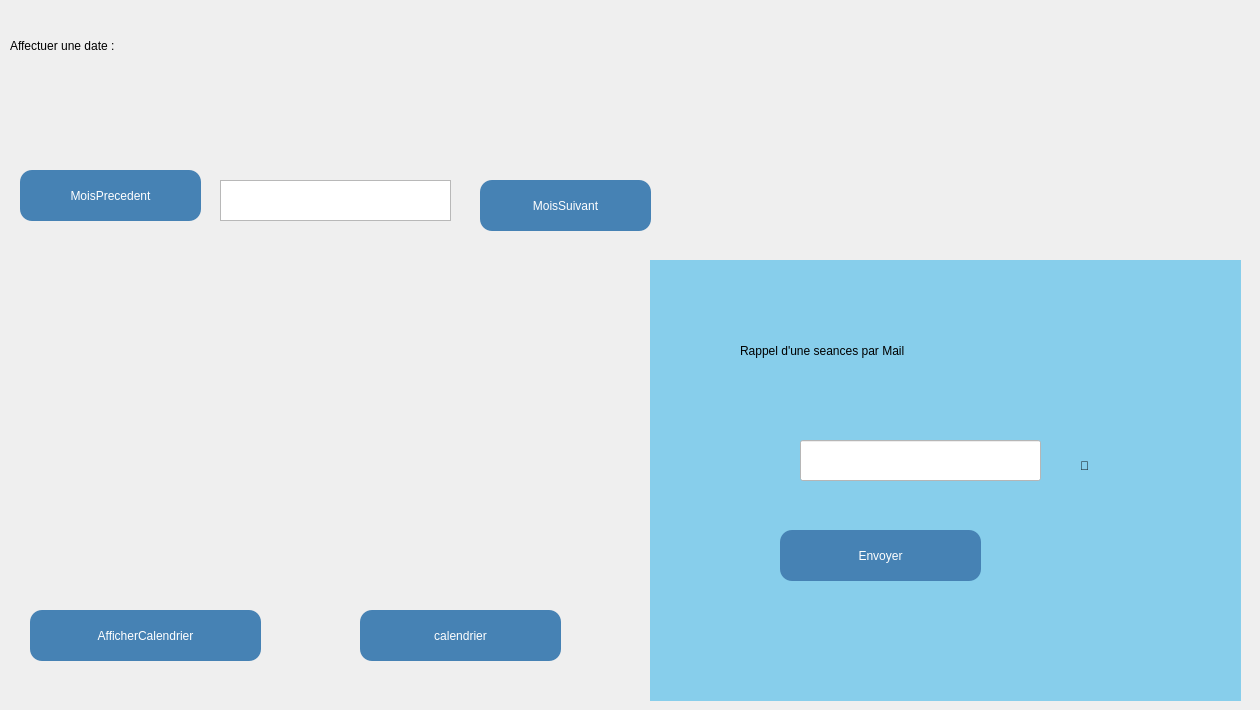
      <widget class="QWidget" name="tab_3">
       <attribute name="title">
        <string>Autres Métiers</string>
       </attribute>
       <widget class="QLabel" name="label_25">
        <property name="geometry">
         <rect>
          <x>330</x>
          <y>10</y>
          <width>921</width>
          <height>161</height>
         </rect>
        </property>
        <property name="text">
         <string/>
        </property>
        <property name="pixmap">
         <pixmap>../../WhatsApp Image 2025-09-24 at 15.27.43.jpeg</pixmap>
        </property>
       </widget>
       <widget class="QLabel" name="label_6">
        <property name="geometry">
         <rect>
          <x>10</x>
          <y>20</y>
          <width>291</width>
          <height>51</height>
         </rect>
        </property>
        <property name="styleSheet">
         <string notr="true">font: 900 16pt &quot;Segoe UI&quot;;</string>
        </property>
        <property name="text">
         <string>Affectuer une date :</string>
        </property>
       </widget>
       <widget class="QWidget" name="widget" native="true">
        <property name="geometry">
         <rect>
          <x>650</x>
          <y>260</y>
          <width>591</width>
          <height>441</height>
         </rect>
        </property>
        <property name="styleSheet">
         <string notr="true">background-color: rgb(135, 206, 235);</string>
        </property>
        <widget class="QLabel" name="label_23">
         <property name="geometry">
          <rect>
           <x>90</x>
           <y>60</y>
           <width>421</width>
           <height>61</height>
          </rect>
         </property>
         <property name="styleSheet">
          <string notr="true">font: 900 16pt &quot;Segoe UI&quot;;</string>
         </property>
         <property name="text">
          <string>Rappel d'une seances par Mail</string>
         </property>
        </widget>
        <widget class="QPushButton" name="pushButton_envoyer">
         <property name="geometry">
          <rect>
           <x>130</x>
           <y>270</y>
           <width>201</width>
           <height>51</height>
          </rect>
         </property>
         <property name="styleSheet">
          <string notr="true">background-color: rgb(70, 130, 180);
font: 14pt &quot;Segoe UI&quot;;
font: 900 12pt &quot;Segoe UI&quot;;

    color: white;                /* لون النص */
    border-radius: 12px;         /* الحواف مدوّرة */
    padding: 8px 16px;  
</string>
         </property>
         <property name="text">
          <string>Envoyer</string>
         </property>
        </widget>
        <widget class="QLabel" name="label_24">
         <property name="geometry">
          <rect>
           <x>430</x>
           <y>170</y>
           <width>141</width>
           <height>71</height>
          </rect>
         </property>
         <property name="styleSheet">
          <string notr="true">font: 20pt &quot;Segoe UI&quot;;</string>
         </property>
         <property name="text">
          <string>📧</string>
         </property>
        </widget>
        <widget class="QLineEdit" name="lineEdit_id_2">
         <property name="geometry">
          <rect>
           <x>150</x>
           <y>180</y>
           <width>241</width>
           <height>41</height>
          </rect>
         </property>
         <property name="styleSheet">
          <string notr="true">background-color: rgb(255, 255, 255);</string>
         </property>
        </widget>
       </widget>
       <widget class="QPushButton" name="calendrier">
        <property name="geometry">
         <rect>
          <x>360</x>
          <y>610</y>
          <width>201</width>
          <height>51</height>
         </rect>
        </property>
        <property name="styleSheet">
         <string notr="true">background-color: rgb(70, 130, 180);
font: 14pt &quot;Segoe UI&quot;;
font: 900 12pt &quot;Segoe UI&quot;;

    color: white;                /* لون النص */
    border-radius: 12px;         /* الحواف مدوّرة */
    padding: 8px 16px;  
</string>
        </property>
        <property name="text">
         <string>calendrier</string>
        </property>
       </widget>
       <widget class="QPushButton" name="pushButton_mois_precedent">
        <property name="geometry">
         <rect>
          <x>20</x>
          <y>170</y>
          <width>181</width>
          <height>51</height>
         </rect>
        </property>
        <property name="styleSheet">
         <string notr="true">background-color: rgb(70, 130, 180);
font: 14pt &quot;Segoe UI&quot;;
font: 900 12pt &quot;Segoe UI&quot;;

    color: white;                /* لون النص */
    border-radius: 12px;         /* الحواف مدوّرة */
    padding: 8px 16px;  
</string>
        </property>
        <property name="text">
         <string>MoisPrecedent</string>
        </property>
       </widget>
       <widget class="QPushButton" name="pushButton_mois_suivant">
        <property name="geometry">
         <rect>
          <x>480</x>
          <y>180</y>
          <width>171</width>
          <height>51</height>
         </rect>
        </property>
        <property name="styleSheet">
         <string notr="true">background-color: rgb(70, 130, 180);
font: 14pt &quot;Segoe UI&quot;;
font: 900 12pt &quot;Segoe UI&quot;;

    color: white;                /* لون النص */
    border-radius: 12px;         /* الحواف مدوّرة */
    padding: 8px 16px;  
</string>
        </property>
        <property name="text">
         <string>MoisSuivant</string>
        </property>
       </widget>
       <widget class="QPushButton" name="pushButton_rafraichir_calendrier">
        <property name="geometry">
         <rect>
          <x>30</x>
          <y>610</y>
          <width>231</width>
          <height>51</height>
         </rect>
        </property>
        <property name="styleSheet">
         <string notr="true">background-color: rgb(70, 130, 180);
font: 14pt &quot;Segoe UI&quot;;
font: 900 12pt &quot;Segoe UI&quot;;

    color: white;                /* لون النص */
    border-radius: 12px;         /* الحواف مدوّرة */
    padding: 8px 16px;  
</string>
        </property>
        <property name="text">
         <string>AfficherCalendrier</string>
        </property>
       </widget>
       <widget class="QTextEdit" name="label_mois_annee">
        <property name="geometry">
         <rect>
          <x>220</x>
          <y>180</y>
          <width>231</width>
          <height>41</height>
         </rect>
        </property>
       </widget>
       <widget class="QWidget" name="addWidget" native="true">
        <property name="geometry">
         <rect>
          <x>30</x>
          <y>240</y>
          <width>491</width>
          <height>351</height>
         </rect>
        </property>
        <widget class="QWidget" name="gridLayoutWidget">
         <property name="geometry">
          <rect>
           <x>20</x>
           <y>10</y>
           <width>451</width>
           <height>331</height>
          </rect>
         </property>
         <layout class="QGridLayout" name="gridLayout_calendrier"/>
        </widget>
       </widget>
      </widget>
